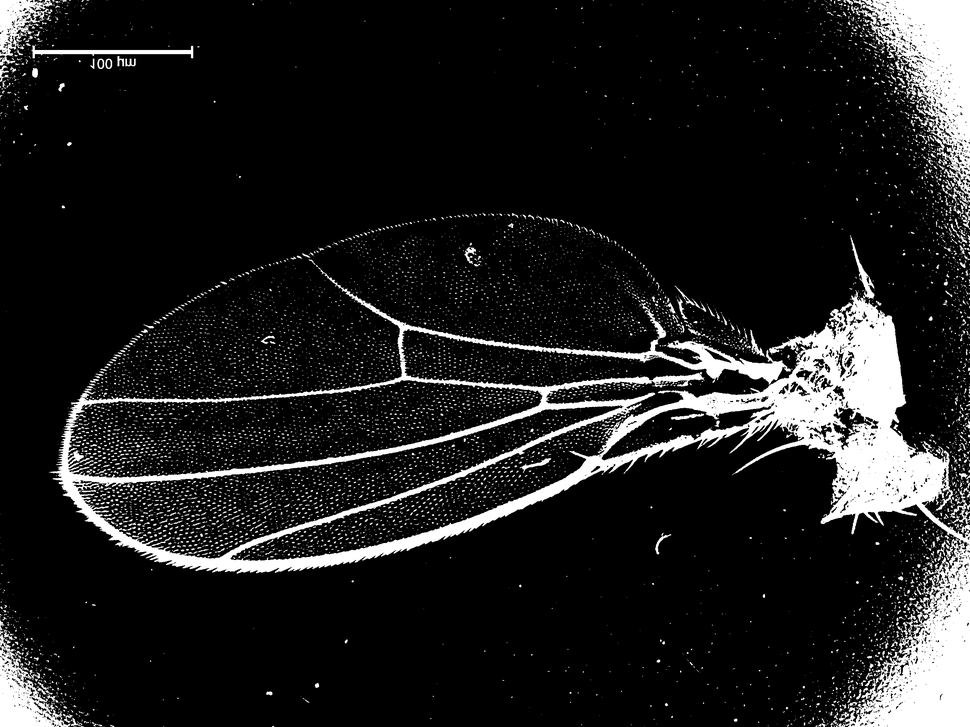
#> input picture data/test/image0184.png, 970 x 727 px, shrunk from 2560 x 1920 before the run, found by its file name
$ python dilate.py
#> lines starting #> are read from the running program, lines starting #| are printed output that depends on the picture; after the words box and inside, x2 and y2 are one past the last pixel; in counts of white or black regions, pixels touching at a corner belong together
import cv2

# Step 1: Read the image in grayscale
image_path = '/home/abdulrauf/Projects/makhi_meter_dataset/version/training/perfect/image0184.png'  # Replace with your image file path
gray_image = cv2.imread(image_path, cv2.IMREAD_GRAYSCALE)
#> gray_image is the input picture: shape (727, 970); min 0, max 255, mean 31

# Step 2: Convert to binary image using thresholding
_, binary_image = cv2.threshold(gray_image, 127, 255, cv2.THRESH_BINARY)
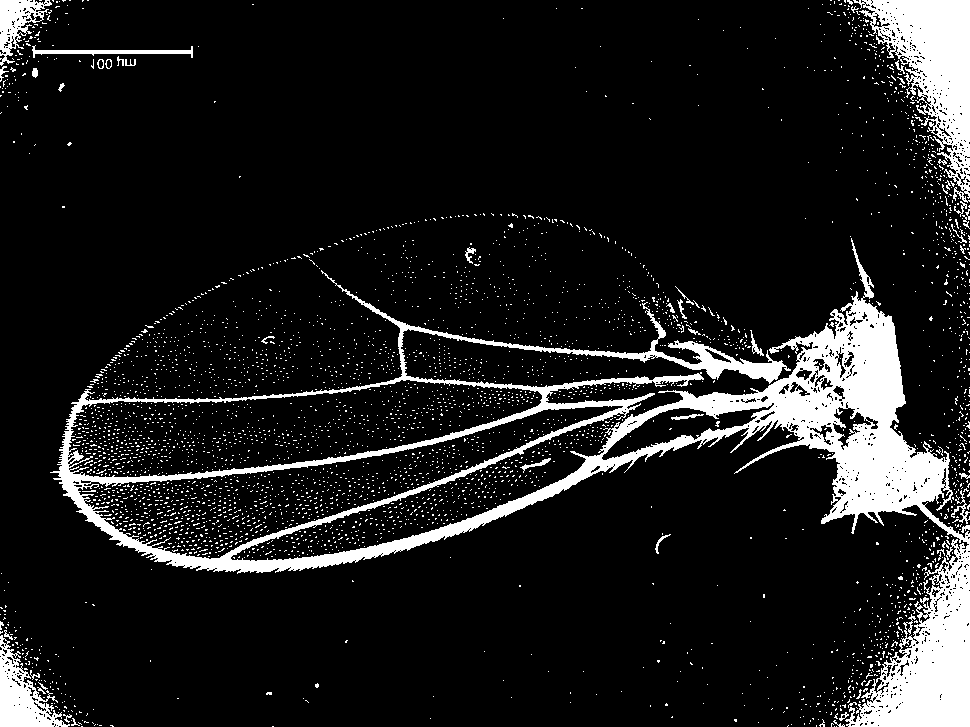
#> binary_image: shape (727, 970); 11.6% white; 3967 white regions (3921 under 20 px), largest, box (x1, y1, x2, y2) and area: (50, 238, 970, 727) 55783, (853, 0, 970, 203) 9964, (0, 635, 70, 727) 2738
inverted_image = cv2.bitwise_not(binary_image)

# Step 3: Apply dilation and erosion
# Define the kernel size
kernel = cv2.getStructuringElement(cv2.MORPH_RECT, (5, 5))

# Dilation
dilated_image = cv2.dilate(inverted_image, kernel, iterations=1)
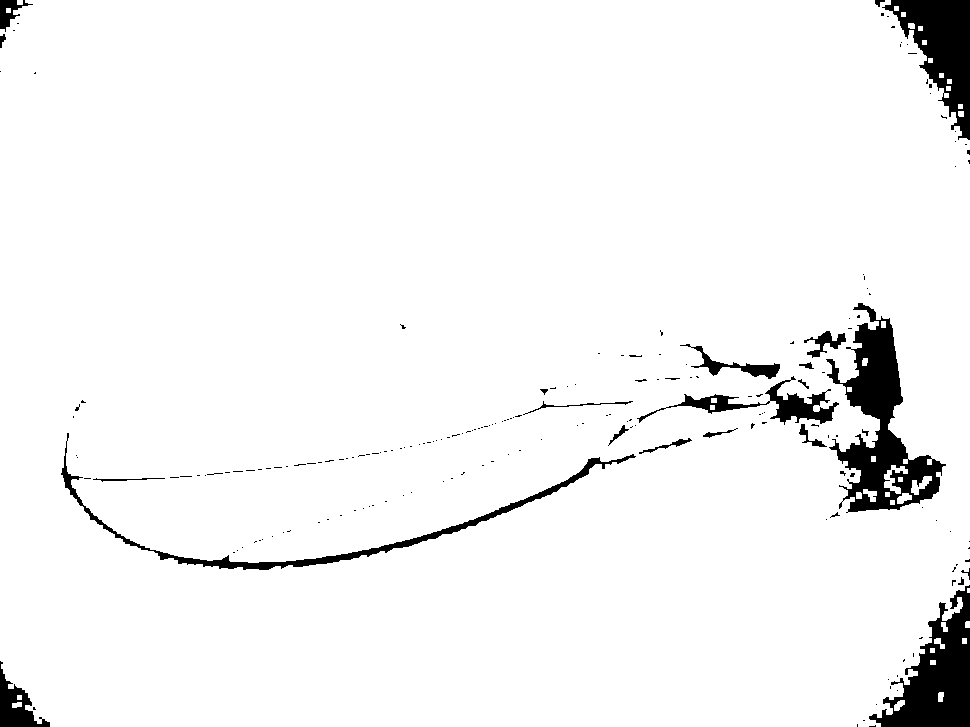
#> dilated_image: shape (727, 970); 95.5% white; 196 black regions (171 under 20 px), largest, box (x1, y1, x2, y2) and area: (826, 303, 946, 513) 8910, (869, 585, 970, 727) 6697, (882, 0, 970, 140) 5639

eroded_image = cv2.erode(dilated_image, kernel, iterations=2)
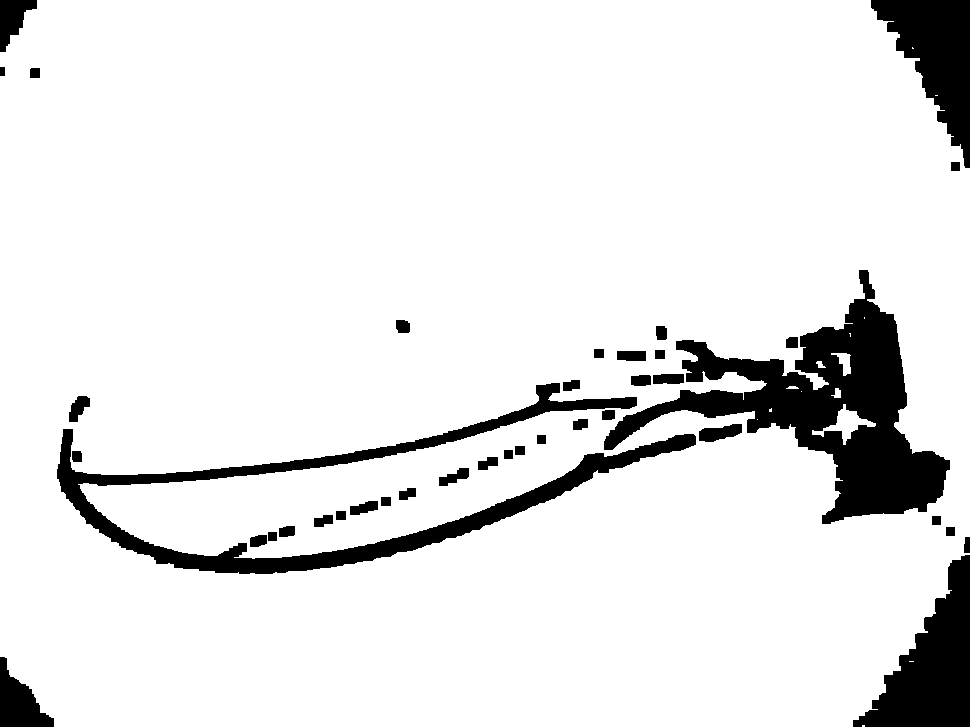
#> eroded_image: shape (727, 970); 90% white; 39 black regions, largest, box (x1, y1, x2, y2) and area: (604, 270, 950, 524) 26811, (57, 383, 696, 574) 17332, (853, 555, 970, 727) 9931


# Erosion

# Step 4: Save the processed image
cv2.imwrite('processed_image.jpg', eroded_image)  # Saves the image to the current directory

print("Image processing complete and saved as 'processed_image.jpg'")

$ run again, with data/test/image0177.png copied over data/test/image0184.png
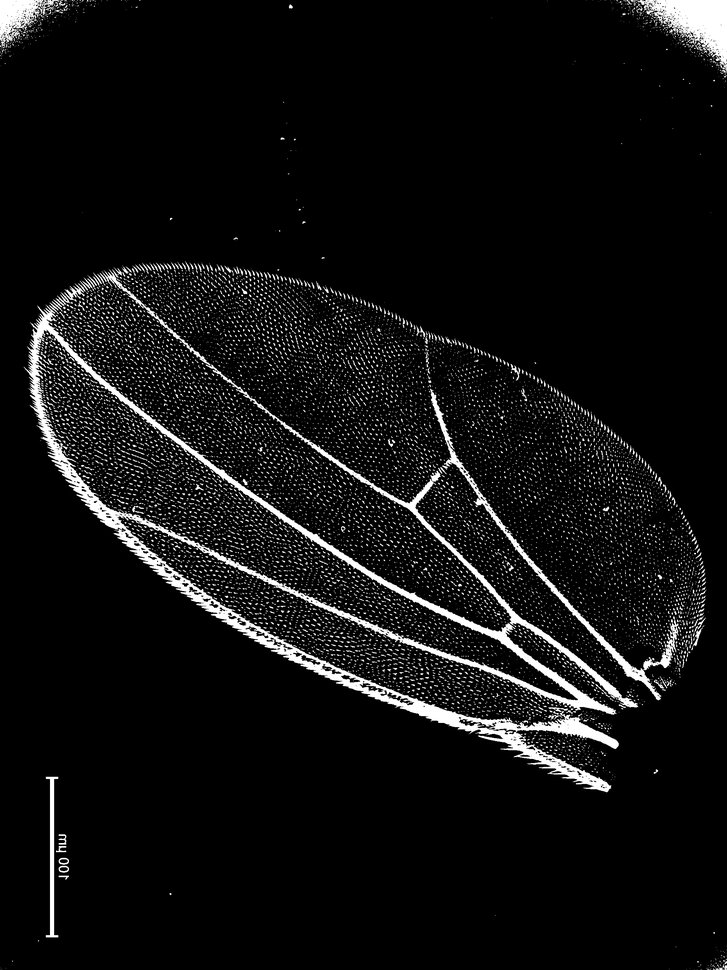
#> input picture data/test/image0177.png, 727 x 970 px, shrunk from 1920 x 2560 before the run, found by its file name
#> gray_image is the input picture: shape (970, 727); min 0, max 255, mean 17.1
#> `_, binary_image = cv2.threshold(gray_image, 127, 255, cv2.THRESH_BINARY)`:
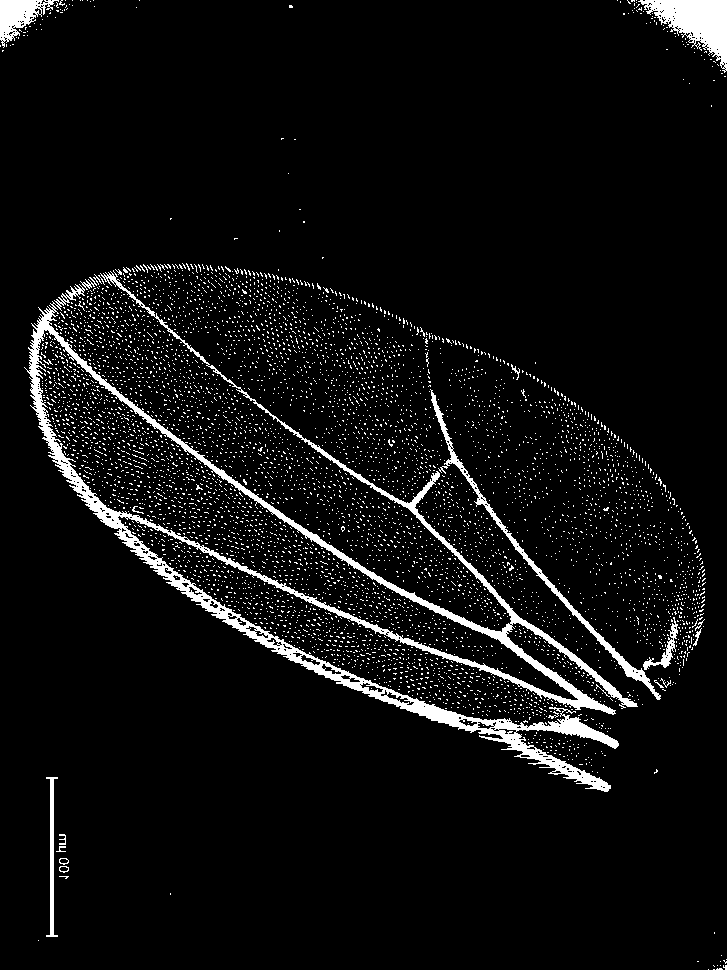
#> binary_image: shape (970, 727); 5.9% white; 5982 white regions (5961 under 20 px), largest, box (x1, y1, x2, y2) and area: (24, 270, 638, 792) 20538, (638, 0, 727, 73) 2991, (430, 389, 661, 700) 2099
#> dilated_image: shape (970, 727); 99.3% white; 206 black regions (183 under 20 px), largest, box (x1, y1, x2, y2) and area: (654, 0, 727, 61) 2095, (0, 0, 34, 35) 681, (408, 702, 459, 725) 380
#> `eroded_image = cv2.erode(dilated_image, kernel, iterations=2)`:
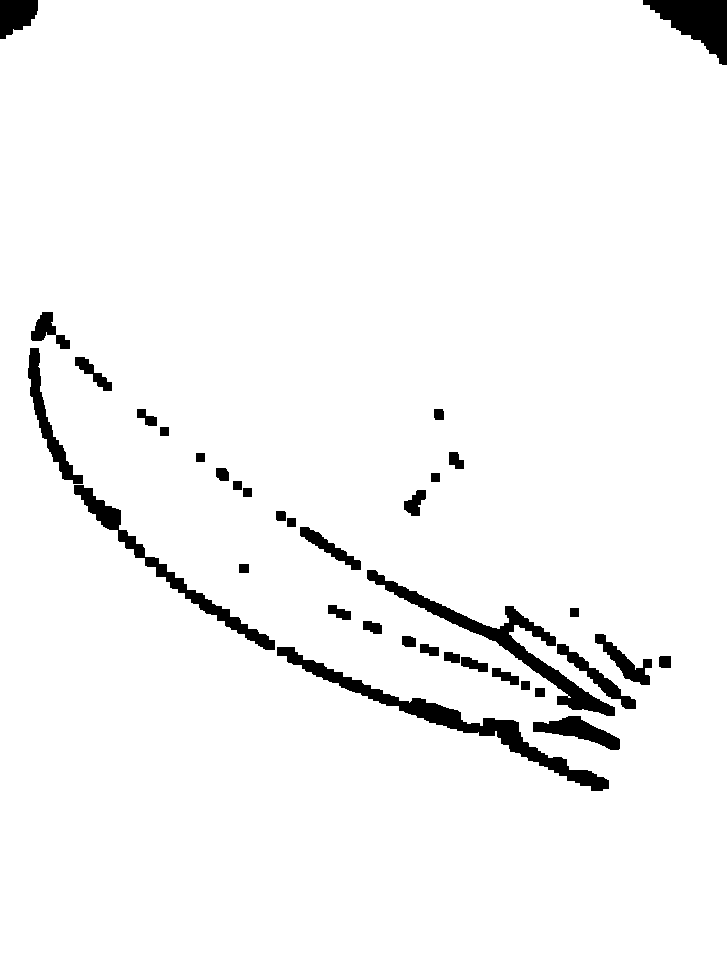
#> eroded_image: shape (970, 727); 96.3% white; 36 black regions, largest, box (x1, y1, x2, y2) and area: (277, 647, 609, 791) 4957, (367, 570, 615, 716) 4380, (74, 485, 275, 650) 2999

$ run again, with data/test/image0182.png copied over data/test/image0184.png
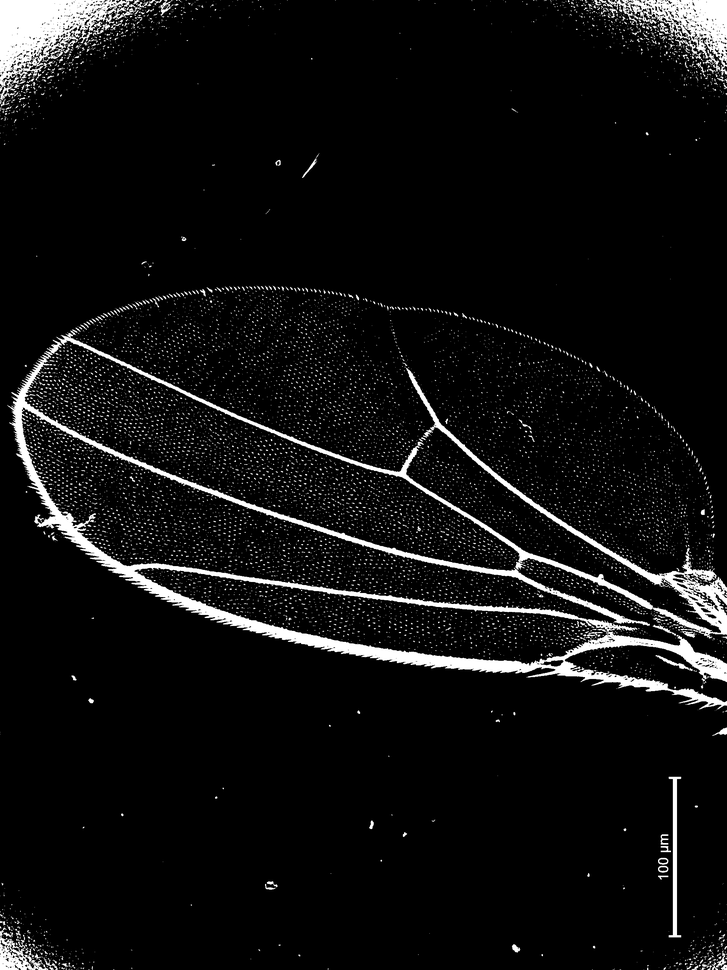
#> input picture data/test/image0182.png, 727 x 970 px, shrunk from 1920 x 2560 before the run, found by its file name
#> gray_image is the input picture: shape (970, 727); min 0, max 255, mean 16.6
#> binary_image: shape (970, 727); 5.9% white; 3741 white regions (3710 under 20 px), largest, box (x1, y1, x2, y2) and area: (8, 330, 727, 709) 23353, (0, 0, 141, 106) 5784, (594, 0, 727, 75) 3365
#> `inverted_image = cv2.bitwise_not(binary_image)`:
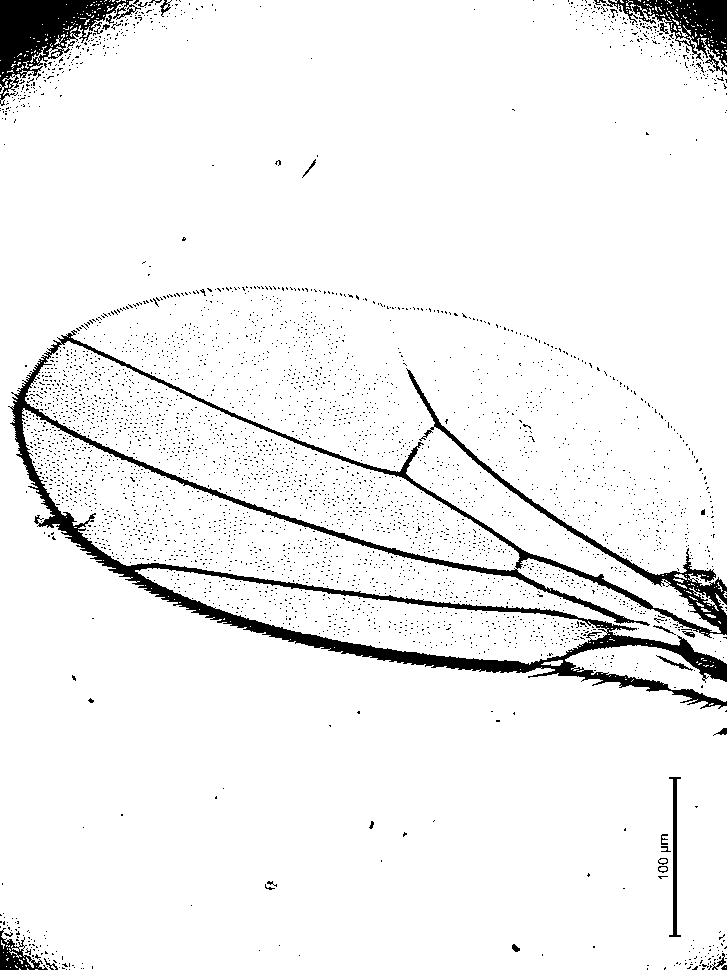
#> inverted_image: shape (970, 727); 94.1% white; 3741 black regions (3710 under 20 px), largest, box (x1, y1, x2, y2) and area: (8, 330, 727, 709) 23353, (0, 0, 141, 106) 5784, (594, 0, 727, 75) 3365
#> dilated_image: shape (970, 727); 98.8% white; 131 black regions (111 under 20 px), largest, box (x1, y1, x2, y2) and area: (0, 0, 91, 70) 3131, (46, 499, 539, 670) 2586, (674, 0, 727, 39) 917
#> `eroded_image = cv2.erode(dilated_image, kernel, iterations=2)`:
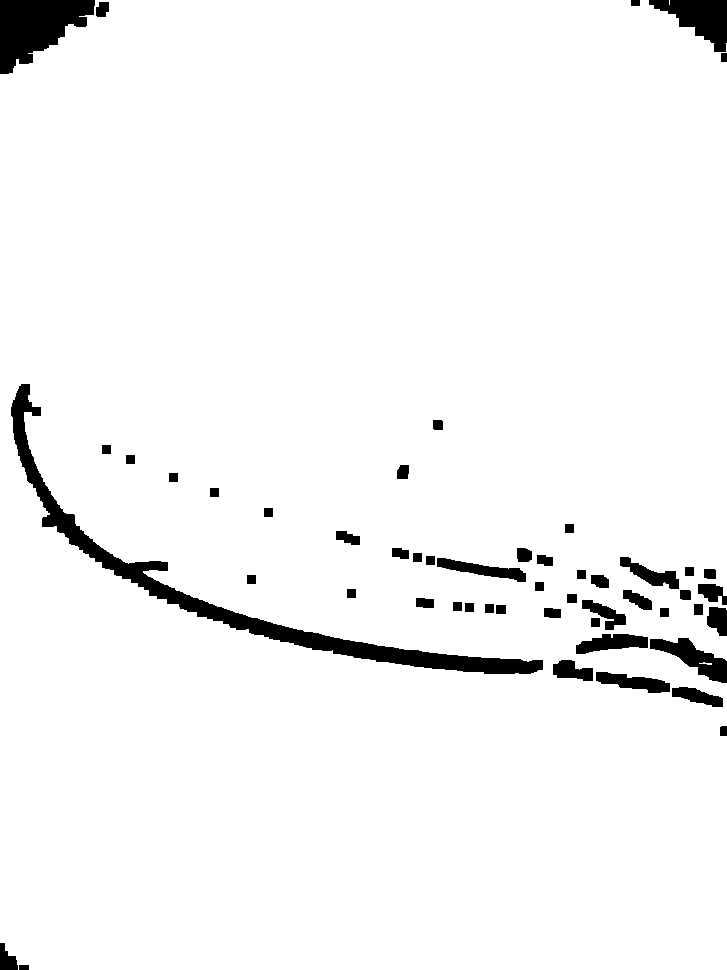
#> eroded_image: shape (970, 727); 95.9% white; 52 black regions, largest, box (x1, y1, x2, y2) and area: (11, 384, 543, 674) 10157, (0, 0, 95, 74) 4363, (649, 0, 727, 52) 2162

$ run again, with data/test/image0188.png copied over data/test/image0184.png
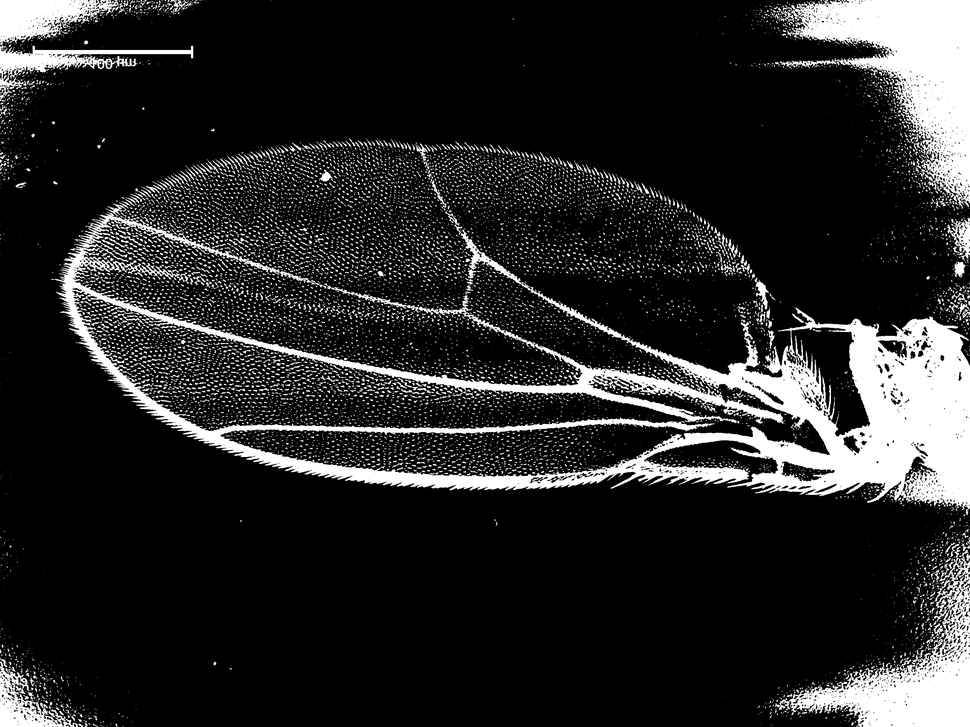
#> input picture data/test/image0188.png, 970 x 727 px, shrunk from 2560 x 1920 before the run, found by its file name
#> gray_image is the input picture: shape (727, 970); min 0, max 255, mean 40.4
#> `_, binary_image = cv2.threshold(gray_image, 127, 255, cv2.THRESH_BINARY)`:
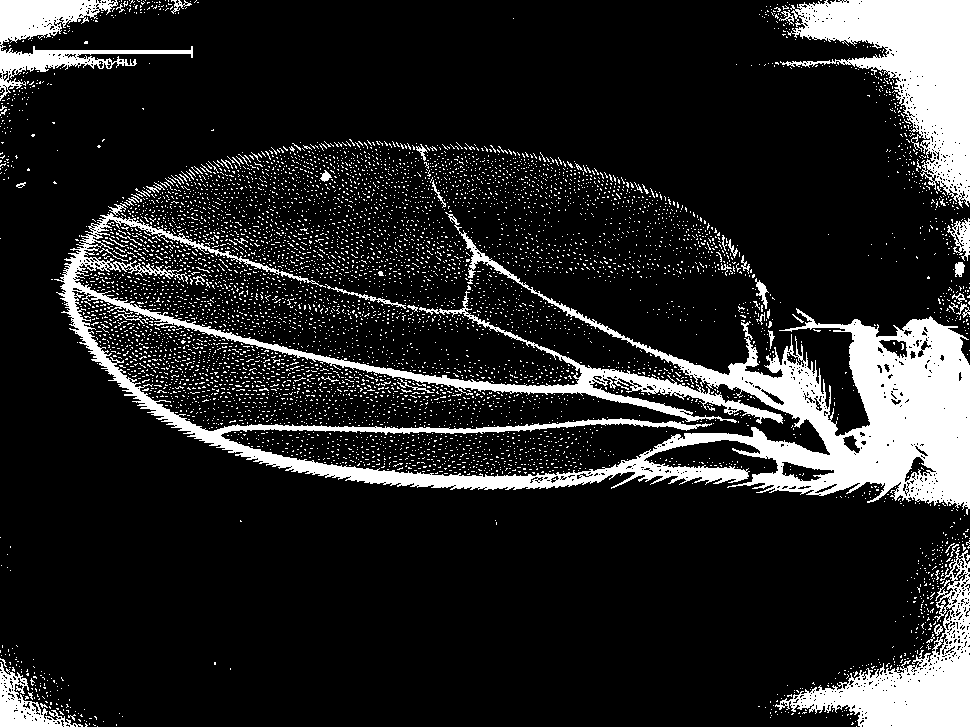
#> binary_image: shape (727, 970); 15.2% white; 6681 white regions (6628 under 20 px), largest, box (x1, y1, x2, y2) and area: (54, 212, 970, 515) 52158, (780, 0, 970, 208) 16569, (775, 547, 970, 727) 10311
#> dilated_image: shape (727, 970); 93.7% white; 171 black regions (145 under 20 px), largest, box (x1, y1, x2, y2) and area: (673, 321, 970, 505) 17538, (803, 0, 970, 185) 12195, (817, 654, 970, 727) 5618
#> `eroded_image = cv2.erode(dilated_image, kernel, iterations=2)`:
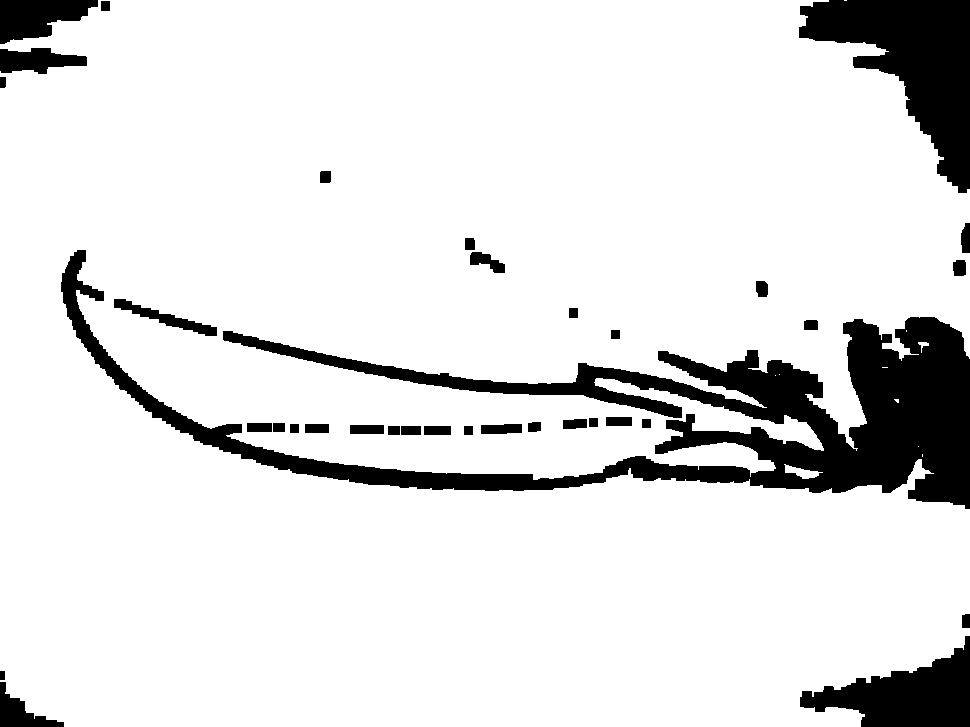
#> eroded_image: shape (727, 970); 87.8% white; 35 black regions, largest, box (x1, y1, x2, y2) and area: (61, 250, 970, 509) 51375, (799, 0, 970, 193) 15484, (800, 636, 970, 727) 7904
